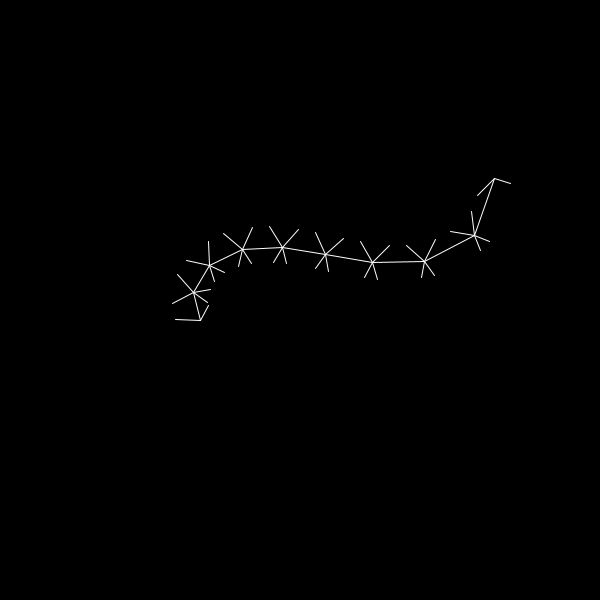
Frame 1 (no input)
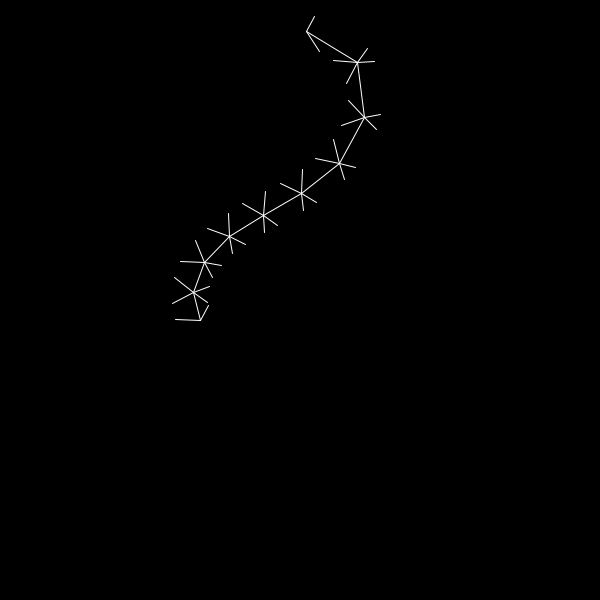
Frame 60 (the mouse pressed at the canvas centre just before this capture)
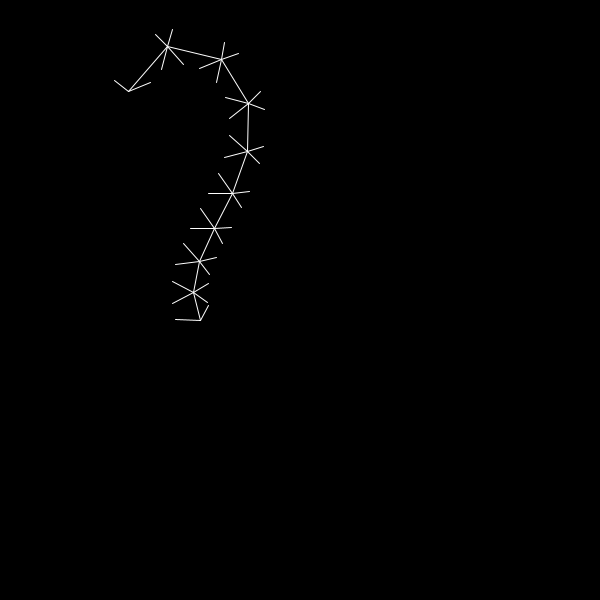
Frame 120 (the mouse held since frame 60 and released just before this capture)

The Processing sketch that drew these frames (run headless with seeded random() and noise(); from frame 60 on, the mouse is pressed at the canvas centre):

// Processing sketch: processing_6661
// ── processing_6661.pde


float sc=2;
float unit=3;//unite size
float r=1;//rotate parameter
float count_r=45;//rotate angle
float a = 2.5*sc + 2 * unit*sc;//short side
float b = a / sin(radians(45));//long side
float parameter=14*sc;
float parameter_end=parameter+2*sc*9;

float theta;

void setup(){
  smooth();
  size(600,600);
  background(0);
}

void draw(){
  background(0);
  stroke(255);
  
//  float a = (mouseX / (float) width) * 90f;
//  // Convert it to radians
//  theta = radians(a);
//  count_r = theta;
  
  pushMatrix();
    translate(200, 320);
    rotate(radians(-60));
    rotate(radians(count_r));
    //rotate(radians(-count_r));//rotate object
    
    //for(int parameter=12; parameter<24; parameter++);
    angle_branch(parameter, a, b);
  
  
  popMatrix();
 


    count_r=count_r+(r/6);
    if(count_r>120)
      r=-r;
    else if(count_r<0)
      r=-r;  
    }


void angle_branch(float branch_length, float a, float b){
  float b_x = b*cos(radians(60));
  float b_y = b*sin(radians(60));
  float degree_a = degrees(acos(((branch_length-a)/2)/b));
  float target_x = branch_length*cos(radians(120-degree_a));
  float target_y = -branch_length*sin(radians(120-degree_a)); 
  float branch_length_vr = branch_length; 
  pushMatrix();
  rotate(radians(-count_r));
    line(0,0,a,0);
    line(0,0,-b_x,-b_y);
    line(0,0,target_x, target_y);//parameter
    pushMatrix();
      translate(target_x, target_y);
      rotate(radians(2*degree_a-60));
      line(0,0,a,0);
      line(0,0,-b_x,b_y); 
     
     branch_length_vr=branch_length+2*sc;
     if(branch_length_vr<(parameter_end))
     angle_branch(branch_length_vr, a, b);    
      
    popMatrix(); 
    

    
  popMatrix();     
}
